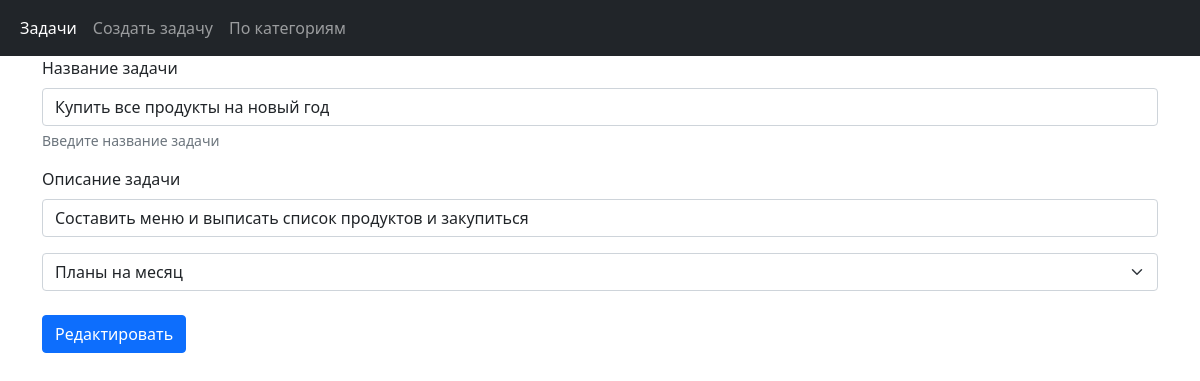
Screenshot of /taskmanager/edit/3 with the database file from the repository.
### taskmanager/models.py (models this page shows, shortened)
class Task(models.Model):
    title = models.CharField('title', max_length=100)
    description = models.TextField('description', max_length=250)
    creation_time = models.DateTimeField(auto_now_add=True, db_index=True)
    category = models.ForeignKey('Category', null=True, on_delete=models.PROTECT)
    status = models.BooleanField('status', default=False)
    class Meta:
        verbose_name = 'Задача'
        verbose_name_plural = 'Задачи'
        ordering = ['title']

### taskmanager/views.py (the view)
# urls.py: path('edit/<int:task_id>', edit)
def edit(request, task_id):
    task = Task.objects.get(id=task_id)
    categories = Category.objects.all()
    if request.method == 'POST':
        task.title = request.POST.get('title')
        task.description = request.POST.get('description')
        category = request.POST.get('category')
        task.category = Category.objects.get(name=category)
        task.save()
        return HttpResponseRedirect('/taskmanager')
    else:
        return render(request, 'taskmanager/edit_task.html', {'task': task, 'categories': categories})

### taskmanager/templates/taskmanager/edit_task.html (shortened to what this page needs)
<!DOCTYPE html>
<html lang="en">
<head>
    <link rel="stylesheet" href="https://stackpath.bootstrapcdn.com/bootstrap/5.0.0-alpha1/css/bootstrap.min.css"
>
</head>
<body>
<nav class="navbar navbar-expand-lg navbar-dark bg-dark">
    <div class="container-fluid">
        <div class="collapse navbar-collapse" id="navbarSupportedContent">
            <ul class="navbar-nav mr-auto mb-2 mb-lg-0">
                <li class="nav-item">
                    <a class="nav-link active" aria-current="page" href="{% url 'index' %}">Задачи</a>
                </li>
                <li class="nav-item">
                    <a class="nav-link" href="{% url 'add' %}">Создать задачу</a>
                </li>
                <li class="nav-item">
                    <a class="nav-link" href="{% url 'index' %}1">По категориям</a>
                </li>
            </ul>
        </div>
    </div>
</nav>
<div class="container">
    <form method="post">
        <div class="mb-3">
            <label for="title" class="form-label">Название задачи</label>
            <input class="form-control" id="title" aria-describedby="titleHelp"
                   name="title" value="{{ task.title }}" required>
            <div id="titleHelp" class="form-text">Введите название задачи</div>
        </div>
        <div class="mb-3">
            <label for="description" class="form-label">Описание задачи</label>
            <input class="form-control" name="description" value="{{ task.description }}" id="description" required>
        </div>
         <select class="form-select" name="category" aria-label="Default select example">
             {% for category in categories %}
             <option selected>{{ category.name }}</option>
             {% endfor %}
        </select>
        <br>
        <button type="submit" class="btn btn-primary">Редактировать</button>
    </form>
</div>
</body>
</html>

### rows the page displays
Task: title "Купить все продукты на новый год", description "Составить меню и выписать список продуктов и закупиться"

### other values shown
form field category "Планы на месяц"
